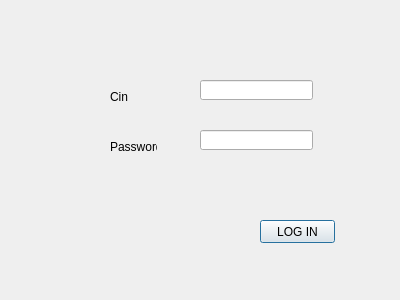
<?xml version="1.0" encoding="UTF-8"?>
<ui version="4.0">
 <class>Log</class>
 <widget class="QDialog" name="Log">
  <property name="geometry">
   <rect>
    <x>0</x>
    <y>0</y>
    <width>400</width>
    <height>300</height>
   </rect>
  </property>
  <property name="windowTitle">
   <string>Dialog</string>
  </property>
  <widget class="QPushButton" name="btn_log">
   <property name="geometry">
    <rect>
     <x>260</x>
     <y>220</y>
     <width>75</width>
     <height>23</height>
    </rect>
   </property>
   <property name="text">
    <string>LOG IN</string>
   </property>
  </widget>
  <widget class="QLabel" name="label">
   <property name="geometry">
    <rect>
     <x>110</x>
     <y>90</y>
     <width>47</width>
     <height>14</height>
    </rect>
   </property>
   <property name="text">
    <string>Cin</string>
   </property>
  </widget>
  <widget class="QLabel" name="label_2">
   <property name="geometry">
    <rect>
     <x>110</x>
     <y>140</y>
     <width>47</width>
     <height>14</height>
    </rect>
   </property>
   <property name="text">
    <string>Password</string>
   </property>
  </widget>
  <widget class="QLineEdit" name="LE_cin">
   <property name="geometry">
    <rect>
     <x>200</x>
     <y>80</y>
     <width>113</width>
     <height>20</height>
    </rect>
   </property>
  </widget>
  <widget class="QLineEdit" name="LE_password">
   <property name="geometry">
    <rect>
     <x>200</x>
     <y>130</y>
     <width>113</width>
     <height>20</height>
    </rect>
   </property>
  </widget>
 </widget>
 <resources/>
 <connections/>
</ui>
